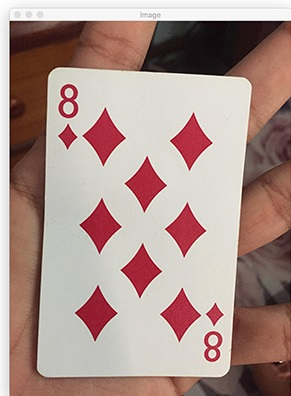
#> input picture A.jpg, 291 x 396 px
$ python NCC.py --image A.jpg --target A.jpg
#> lines starting #> are read from the running program, lines starting #| are printed output that depends on the picture

import sys
import argparse
import cv2
import numpy as np
import matplotlib.pyplot as pl


def Normalized_Cross_Correlation(roi, target):
   cor = np.sum(roi * target)
   nor = np.sqrt( (np.sum(roi ** 2))) * np.sqrt(np.sum(target ** 2))
   #print(cor/nor)
   return cor / nor


def tm(img, target):

   img_height, img_width = img.shape
   tar_height, tar_width = target.shape
   (max_Y, max_X) = (0, 0)
   MaxValue = 0


   NccVal = np.zeros((img_height-tar_height, img_width-tar_width))

   img = np.array(img, dtype="int")
   target = np.array(target, dtype="int")


   for y in range(0, img_height-tar_height):


      for x in range(0, img_width-tar_width):

           roi = img[y : y+tar_height, x : x+tar_width]
           NccVal[y, x] = Normalized_Cross_Correlation(roi, target)

           if NccVal[y, x] > 0.975:
               MaxValue = NccVal[y, x]
               (max_Y, max_X) = (y, x)
               print(MaxValue)
               top_left = (max_X, max_Y)
               cv2.rectangle(image, top_left, (top_left[0] + target.shape[1], top_left[1] + target.shape[0]), 0, 3)
   return (max_X, max_Y)


if __name__ == '__main__':
    ap = argparse.ArgumentParser()
    ap.add_argument("-i", "--image", required = True, help = "Path to input image")
    ap.add_argument("-t", "--target", required = True, help = "Path to target")
    args = vars(ap.parse_args())
    image = cv2.imread(args["image"], 0)
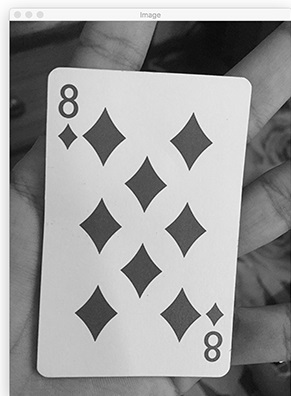
#> image: shape (396, 291); min 0, max 255, mean 153.4

    target = cv2.imread(args["target"], 0)


    #cv2.imshow("image", image)
    #cv2.waitKey(0)
    height, width = target.shape
#> height = 396; width = 291
    top_left = tm(image, target)
#> top_left = (0, 0)
    #draws a rectangle based on the info received
    target = cv2.cvtColor(target, cv2.COLOR_BGR2RGB)
    image = cv2.cvtColor(image, cv2.COLOR_BGR2RGB)
    cv2.rectangle(image, top_left, (top_left[0] + width, top_left[1] + height), 0, 9)
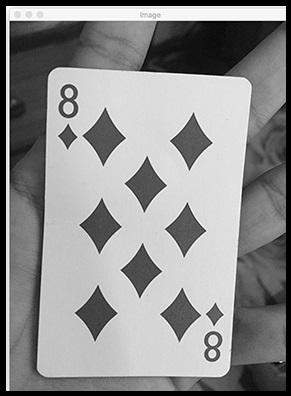
#> image: shape (396, 291, 3); min 0, max 255, mean 141.9
    pl.subplot(111)
    pl.imshow(image)
    pl.title('result')
    pl.show()
